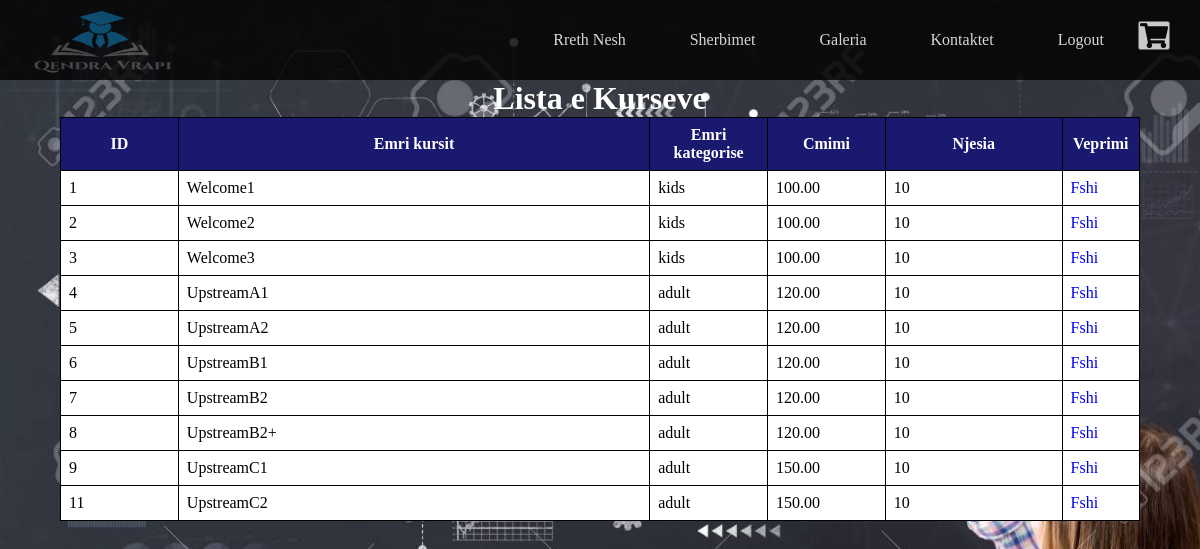
The page /fshikurs.php on the database its author committed.
### tables this page shows
CREATE TABLE `kurset` (
  `id_kursi` int(11) NOT NULL,
  `imazhi` varchar(100) NOT NULL,
  `emer_kursi` varchar(100) NOT NULL,
  `cmimi` double(11,2) NOT NULL,
  `njesi` int(15) NOT NULL,
  `emer_kateg` varchar(100) NOT NULL
);

### fshikurs.php (the view, shortened to what this page needs)
<html>
	<head>
		<link rel = "stylesheet" type = "text/css" href = "kurseStyle.css">
        <link rel = "stylesheet" type = "text/css" href = "sherbimStyle.css">
        <link rel ="stylesheet" href = "https://cdnjs.cloudflare.com/ajax/libs/font-awesome/5.12.0/css/all.min.css">
	</head>
	<body>
        <nav class = "nav-bar">
            <img src = "logo77.png" width = "200" height = "80">
            <ul>
                <li> <a href = "RrethNesh1.php">Rreth Nesh</a></li>
				<li> <a href = "Kurse_ADMIN.php" >Sherbimet</a></li>
				<li> <a href = "galeria1.php" >Galeria</a></li>
				<li> <a href = "kontaktet1.php" >Kontaktet</a></li>
                <li> <a href="logout.php">Logout</a></li>
                <a href="shporta.php"><button style="font-size:25px" ><i class="fa fa-shopping-cart" ></i></button></a>
            </ul>
        </nav>
        <h1 style="text-align:center; color:white">Lista e Kurseve</h1>
        <table>
				<tr>
                        <th width="10%">ID</th>
						<th width="40%">Emri kursit</th>
						<th width="10%">Emri kategorise</th>
						<th width="10%">Cmimi</th>
						<th width="15%">Njesia</th>
						<th width="5%">Veprimi</th>
					</tr>
				<?php
					$con=mysqli_connect('localhost','root','');
                    mysqli_select_db($con,'id');
					$sql=mysqli_query($con,"SELECT * FROM kurset");
                    while($n=mysqli_fetch_assoc($sql)){
                    echo "<tr><td>".$n["id_kursi"]."</td>";
                    echo "<td>".$n["emer_kursi"]."</td>";
                    echo "<td>".$n["emer_kateg"]."</td>";
                    echo "<td>".$n["cmimi"]."</td>";
                    echo "<td>".$n["njesi"]."</td>";
                    echo "<td><a href='fshikurs.php?fshiProd=".$n["id_kursi"]."'>Fshi</a></td></tr>";}
					?>
            </table>
	</body>
</html>

### kurseStyle.css (style rules this page uses)
* { margin: 0; padding: 0; font-family: verdana; }
body { width: 100%; height: 100vh; background-image: url(12.jpg); background-size: cover; }
nav { width: 100%; height: 80px; background-color: black; opacity: 0.8; line-height: 80px; }
nav ul,form { float: right; margin-right: 30px; }
nav ul li { list-style-type: none; display: inline-block; transition: 0.8s all; }
nav ul li a { text-decoration: none; color: #fff; padding: 30px; }
.nav-bar { position: relative; }

### fshikurs.php (style rules this page uses)
h1 { left:50%; }
table { margin-left:auto; margin-right:auto; border: 1px solid black; width: 90%; background-color:white; border-collapse: collapse; }
th, td { text-align: middle; padding: 8px; border: 1px solid black; }
th { background-color: #191970; color: white; }
td a { text-decoration: none; }

### rows shown on the page
kurset: id_kursi "1", emer_kursi "Welcome1", emer_kateg "kids", cmimi "100.00", njesi "10"
kurset: id_kursi "2", emer_kursi "Welcome2", emer_kateg "kids", cmimi "100.00", njesi "10"
kurset: id_kursi "3", emer_kursi "Welcome3", emer_kateg "kids", cmimi "100.00", njesi "10"
kurset: id_kursi "4", emer_kursi "UpstreamA1", emer_kateg "adult", cmimi "120.00", njesi "10"
kurset: id_kursi "5", emer_kursi "UpstreamA2", emer_kateg "adult", cmimi "120.00", njesi "10"
kurset: id_kursi "6", emer_kursi "UpstreamB1", emer_kateg "adult", cmimi "120.00", njesi "10"
kurset: id_kursi "7", emer_kursi "UpstreamB2", emer_kateg "adult", cmimi "120.00", njesi "10"
kurset: id_kursi "8", emer_kursi "UpstreamB2+", emer_kateg "adult", cmimi "120.00", njesi "10"
kurset: id_kursi "9", emer_kursi "UpstreamC1", emer_kateg "adult", cmimi "150.00", njesi "10"
kurset: id_kursi "11", emer_kursi "UpstreamC2", emer_kateg "adult", cmimi "150.00", njesi "10"
